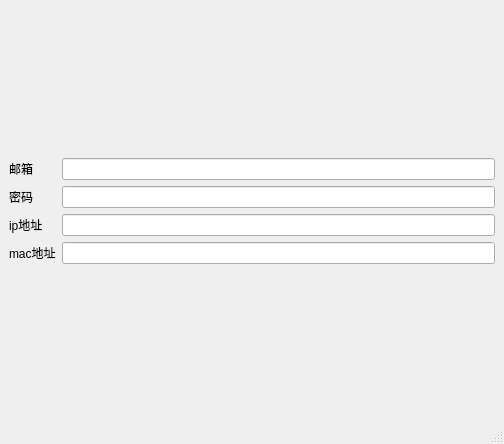
<?xml version="1.0" encoding="UTF-8"?>
<ui version="4.0">
 <class>MainWindow</class>
 <widget class="QMainWindow" name="MainWindow">
  <property name="geometry">
   <rect>
    <x>0</x>
    <y>0</y>
    <width>504</width>
    <height>444</height>
   </rect>
  </property>
  <property name="windowTitle">
   <string>MainWindow</string>
  </property>
  <widget class="QWidget" name="centralwidget">
   <layout class="QVBoxLayout" name="verticalLayout">
    <item>
     <layout class="QGridLayout" name="gridLayout">
      <item row="1" column="0">
       <widget class="QLabel" name="lable_4">
        <property name="text">
         <string>密码</string>
        </property>
       </widget>
      </item>
      <item row="3" column="0">
       <widget class="QLabel" name="m">
        <property name="text">
         <string>mac地址</string>
        </property>
       </widget>
      </item>
      <item row="2" column="0">
       <widget class="QLabel" name="label_3">
        <property name="text">
         <string>ip地址</string>
        </property>
       </widget>
      </item>
      <item row="0" column="0">
       <widget class="QLabel" name="label">
        <property name="text">
         <string>邮箱</string>
        </property>
       </widget>
      </item>
      <item row="0" column="1">
       <widget class="QLineEdit" name="youxiang"/>
      </item>
      <item row="1" column="1">
       <widget class="QLineEdit" name="psd"/>
      </item>
      <item row="2" column="1">
       <widget class="QLineEdit" name="ip_dizhi"/>
      </item>
      <item row="3" column="1">
       <widget class="QLineEdit" name="mac_dizhi"/>
      </item>
     </layout>
    </item>
   </layout>
  </widget>
  <widget class="QStatusBar" name="statusbar"/>
  <action name="newaction">
   <property name="text">
    <string>新建(&amp;N)</string>
   </property>
  </action>
  <action name="openaction">
   <property name="text">
    <string>打开(&amp;O)</string>
   </property>
  </action>
  <action name="lingcunaction">
   <property name="text">
    <string>另存为(&amp;S)</string>
   </property>
  </action>
 </widget>
 <resources/>
 <connections/>
</ui>
